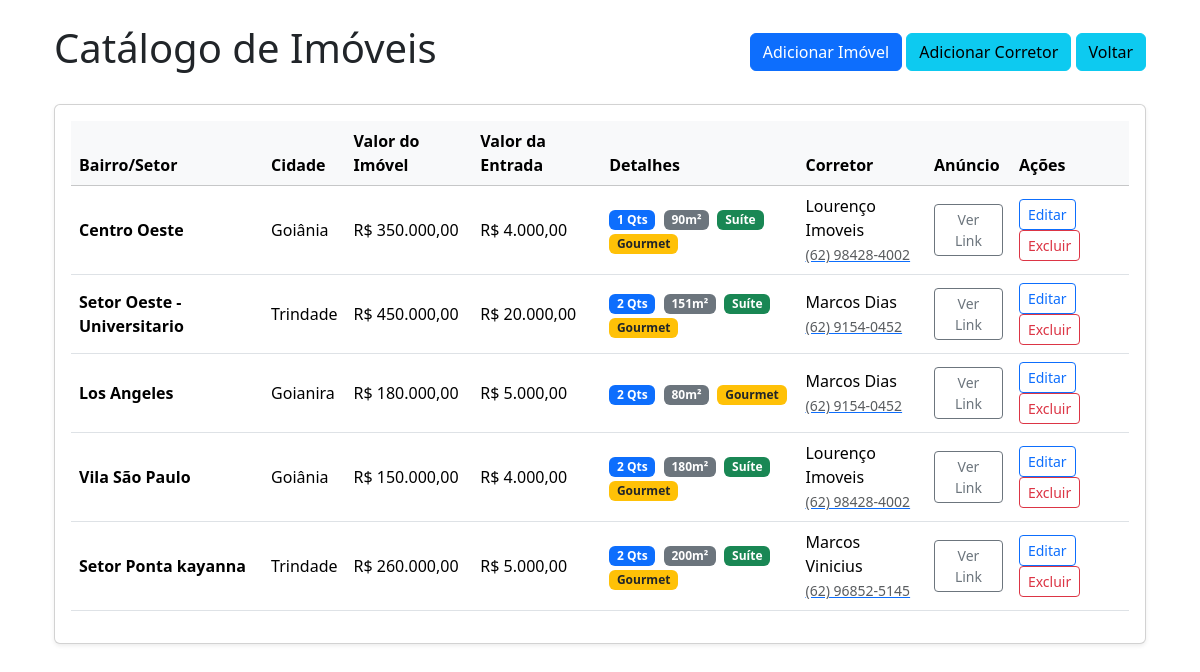
Before: /imoveis with the older database file.
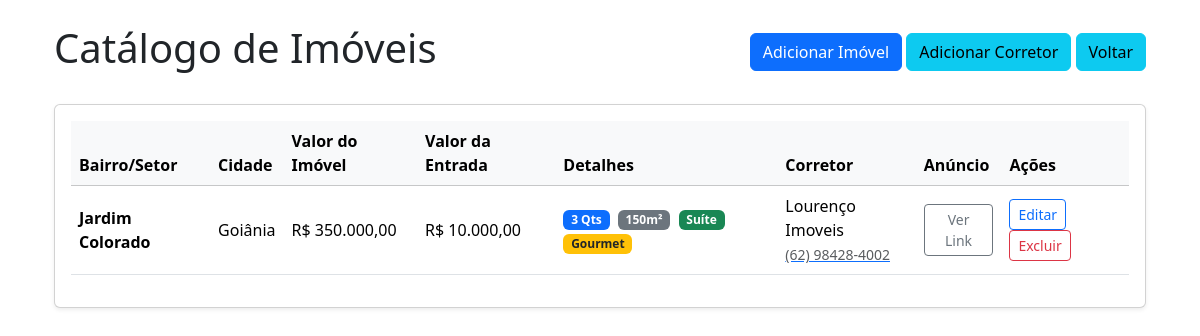
After: the same page with the newer database file.
### models.py (models this page shows, shortened)
class Imoveis(db.Model):
    __tablename__ = 'Imoveis'
    id = db.Column(db.Integer, primary_key=True,autoincrement=True)
    bairro = db.Column(db.String, nullable=False)
    cidade = db.Column(db.String, nullable=False)
    estado = db.Column(db.String, nullable=False, default='Go')
    preco = db.Column(db.Integer, nullable=False)
    quartos = db.Column(db.Integer, nullable=False)
    area_total = db.Column(db.String)
    area_construida = db.Column(db.String)
    area_gourmet = db.Column(db.String)
    suite = db.Column(db.String)
    valor_entrada = db.Column(db.Integer)
    link_anuncio = db.Column(db.String, nullable=False)
    id_corretor = db.Column(db.Integer, db.ForeignKey('Corretores.id'), nullable=False)
    corretor = db.relationship('Corretores', backref='Imoveis')

class Corretores(db.Model):
    __tablename__ = 'Corretores'
    id = db.Column(db.Integer, primary_key=True, autoincrement=True)
    nome = db.Column(db.String,nullable=False)
    contato = db.Column(db.String, nullable=False)

### routes.py (the view)
@rotas.route('/imoveis')
def index():
 imoveis = Imoveis.query.order_by(Imoveis.id)
 return render_template('index.html', lista_de_imoveis=imoveis)

### templates/index.html (shortened to what this page needs)
{% extends 'base.html' %}
{% block content %}
<div class="d-flex justify-content-between align-items-center mb-4">
    <h1>Catálogo de Imóveis</h1>
    <div>
        <a href="/cadastrar_imovel_template" class="btn btn-primary">Adicionar Imóvel</a>
        <a href="/cadastrar_corretor_template" class="btn btn-info">Adicionar Corretor</a>
        <a href="{{url_for('rotas.home')}}" class="btn btn-info">Voltar</a>
    </div>
</div>
<div class="card shadow-sm">
    <div class="card-body">
        <div class="table-responsive">
            <table class="table table-hover align-middle">
                <thead class="table-light">
                    <tr>
                        <th scope="col">Bairro/Setor</th>
                        <th scope="col">Cidade</th>
                        <th scope="col">Valor do Imóvel</th>
                        <th scope="col">Valor da Entrada</th>
                        <th scope="col">Detalhes</th>
                        <th scope="col">Corretor</th>
                        <th scope="col">Anúncio</th>
                        <th scope="col">Ações</th>
                    </tr>
                </thead>
                <tbody>
                    {% for imovel in lista_de_imoveis %}
                    <tr>
                        <td><strong>{{ imovel.bairro }}</strong></td>
                        <td>{{ imovel.cidade }}</td>
                        <td>{{ imovel.preco }}</td>
                        <td>{{ imovel.valor_entrada }}</td>
                        <td>
                            <span class="badge bg-primary me-1">{{ imovel.quartos }} Qts</span>
                            <span class="badge bg-secondary me-1">{{ imovel.area_total }}</span>
                            {% if imovel.suite == 'Sim' %}
                                <span class="badge bg-success">Suíte</span>
                            {% endif %}
                            {% if imovel.area_gourmet == 'Sim' %}
                                <span class="badge bg-warning text-dark">Gourmet</span>
                            {% endif %}
                        </td>
                        <td>
                            <div>{{ imovel.corretor.nome }}</div>
                            <a href="#"><small class="text-muted">{{ imovel.corretor.contato }}</small></a>
                        </td>
                        <td>
                            <a href="{{ imovel.link_anuncio }}" class="btn btn-outline-secondary btn-sm" target="_blank">
                                Ver Link
                            </a>
                        </td>
                        <td>
                            <a href="{{url_for('rotas.editar', id=imovel.id )}}" class="btn btn-outline-primary btn-sm target="_blank">Editar</a>
                            <a href="{{url_for('rotas.deletar', id=imovel.id)}}" class="btn btn-outline-danger btn-sm ">Excluir</a>
                        </td>
                    </tr>
                    {% endfor %}
                </tbody>
            </table>
        </div>
    </div>
</div>
{% endblock %}

### templates/base.html (shortened to what this page needs)
<!doctype html>
<html lang="pt-br">
<head>
   <link rel="stylesheet" href="{{url_for('static', filename='bootstrap.css')}}">
</head>
<body>
    <div class="container">
     <div class="container mt-4">
        {% block content %}{% endblock %}
     </div>
    </div>
</body>
</html>

Changed rows visible on the page:
removed Imoveis: bairro "Centro Oeste", cidade "Goiânia", preco "R$ 350.000,00", valor_entrada "R$ 4.000,00", quartos "1", area_total "90m²", suite "Suíte", area_gourmet "Gourmet", corretor.nome "Lourenço Imoveis", corretor.contato "(62) 98428-4002"
removed Imoveis: bairro "Setor Oeste - Universitario", cidade "Trindade", preco "R$ 450.000,00", valor_entrada "R$ 20.000,00", quartos "2", area_total "151m²", suite "Suíte", area_gourmet "Gourmet", corretor.nome "Marcos Dias", corretor.contato "(62) 9154-0452"
removed Imoveis: bairro "Los Angeles", cidade "Goianira", preco "R$ 180.000,00", valor_entrada "R$ 5.000,00", quartos "2", area_total "80m²", area_gourmet "Gourmet", corretor.nome "Marcos Dias", corretor.contato "(62) 9154-0452"
removed Imoveis: bairro "Vila São Paulo", cidade "Goiânia", preco "R$ 150.000,00", valor_entrada "R$ 4.000,00", quartos "2", area_total "180m²", suite "Suíte", area_gourmet "Gourmet", corretor.nome "Lourenço Imoveis", corretor.contato "(62) 98428-4002"
removed Imoveis: bairro "Setor Ponta kayanna", cidade "Trindade", preco "R$ 260.000,00", valor_entrada "R$ 5.000,00", quartos "2", area_total "200m²", suite "Suíte", area_gourmet "Gourmet", corretor.nome "Marcos Vinicius", corretor.contato "(62) 96852-5145"
added Imoveis: bairro "Jardim Colorado", cidade "Goiânia", preco "R$ 350.000,00", valor_entrada "R$ 10.000,00", quartos "3", area_total "150m²", suite "Suíte", area_gourmet "Gourmet", corretor.nome "Lourenço Imoveis", corretor.contato "(62) 98428-4002"
